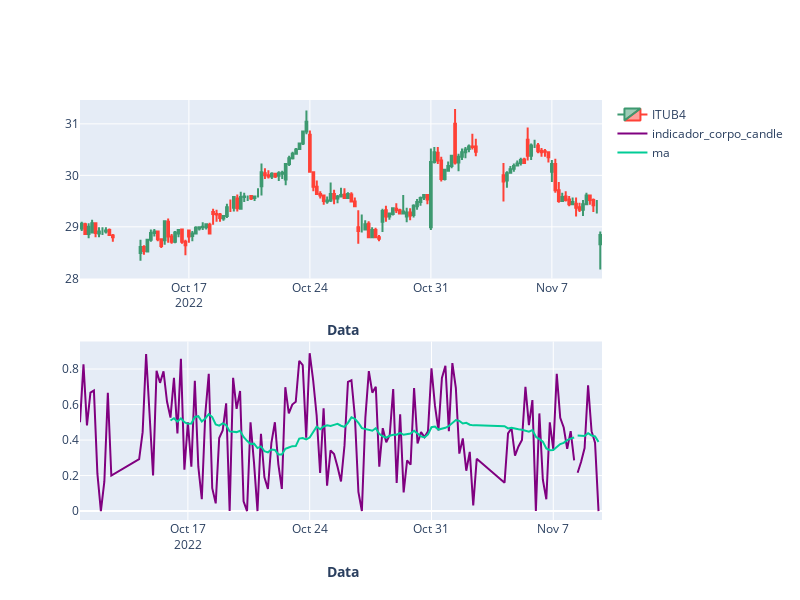

Notebook code cell kept with this figure:
### Code cell
dados_fig = dados_itub
fig = make_subplots(rows=2, cols=1)
fig.add_trace(go.Candlestick(name=dados_fig['ticker'].iloc[0],x=dados_fig.index, close=dados_fig['close'], open=dados_fig['open'],
                             high=dados_fig['high'], low=dados_fig['low']),row=1,col=1)
fig.add_trace(go.Scatter(name='indicador_corpo_candle',x=dados_fig.index, y=dados_fig['indicador_corpo_candle']), row=2, col=1)
fig.update_traces(line_color='purple', line_width=2, row=2)
fig.add_trace(go.Scatter(name='ma',x=dados_fig.index, y=dados_fig['ma']), row=2, col=1)
fig.update_layout(xaxis_rangeslider_visible=False, height = 600, width = 800)
fig.update_xaxes(title_text="<b> Data",
                          rangebreaks=[
    dict(bounds=["sat", "mon"]), # não mostrar finais de semana
    dict(bounds=[17, 10], pattern="hour"), # não mostrar horas de pregao fechado (observar cada ativo específico)
    ])
fig.show()

### Figure 1 — Plotly figure (JSON) as saved in the notebook; plotly's stock layout.template omitted (floating-point values rounded to 4 significant figures; data arrays with more than 128 entries replaced by an {"elided": "..."} marker saying what was removed)
{"data": [{"close": {"elided": "139 float values"}, "high": {"elided": "139 float values"}, "low": {"elided": "139 float values"}, "name": "ITUB4", "open": {"elided": "139 float values"}, "type": "candlestick", "x": {"elided": "139 str values"}, "xaxis": "x", "yaxis": "y"}, {"line": {"color": "purple", "width": 2}, "name": "indicador_corpo_candle", "type": "scatter", "x": {"elided": "139 str values"}, "xaxis": "x2", "y": {"elided": "139 float values"}, "yaxis": "y2"}, {"name": "ma", "type": "scatter", "x": {"elided": "139 str values"}, "xaxis": "x2", "y": {"elided": "139 float values"}, "yaxis": "y2"}], "layout": {"height": 600, "width": 800, "xaxis": {"anchor": "y", "autorange": true, "domain": [0, 1], "range": ["2022-10-10 13:30", "2022-11-09 10:30"], "rangebreaks": [{"bounds": ["sat", "mon"]}, {"bounds": [17, 10], "pattern": "hour"}], "rangeslider": {"visible": false, "yaxis": {}}, "title": {"text": "<b> Data"}, "type": "date"}, "xaxis2": {"anchor": "y2", "autorange": true, "domain": [0, 1], "range": ["2022-10-10 14:00", "2022-11-09 10:00"], "rangebreaks": [{"bounds": ["sat", "mon"]}, {"bounds": [17, 10], "pattern": "hour"}], "title": {"text": "<b> Data"}, "type": "date"}, "yaxis": {"anchor": "x", "autorange": true, "domain": [0.575, 1], "range": [28.0, 31.46]}, "yaxis2": {"anchor": "x2", "autorange": true, "domain": [0, 0.425], "range": [-0.05026, 0.955], "type": "linear"}}}
